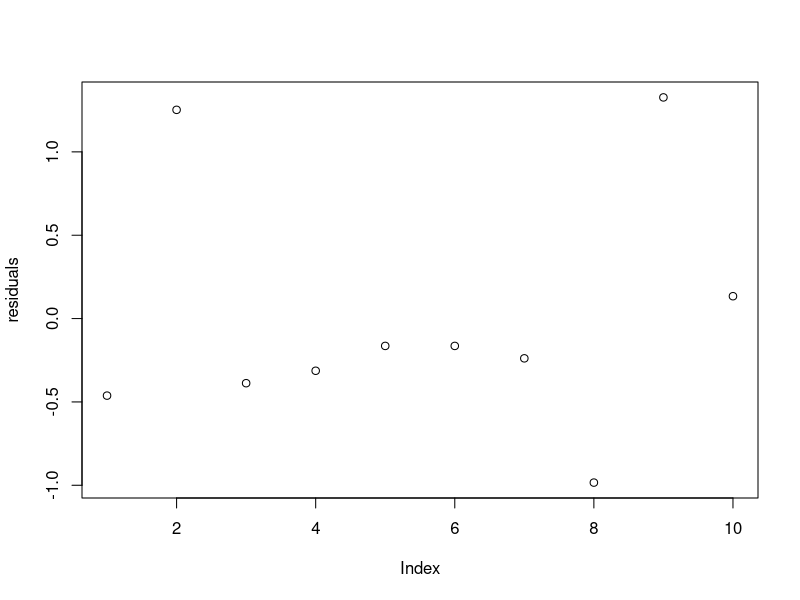
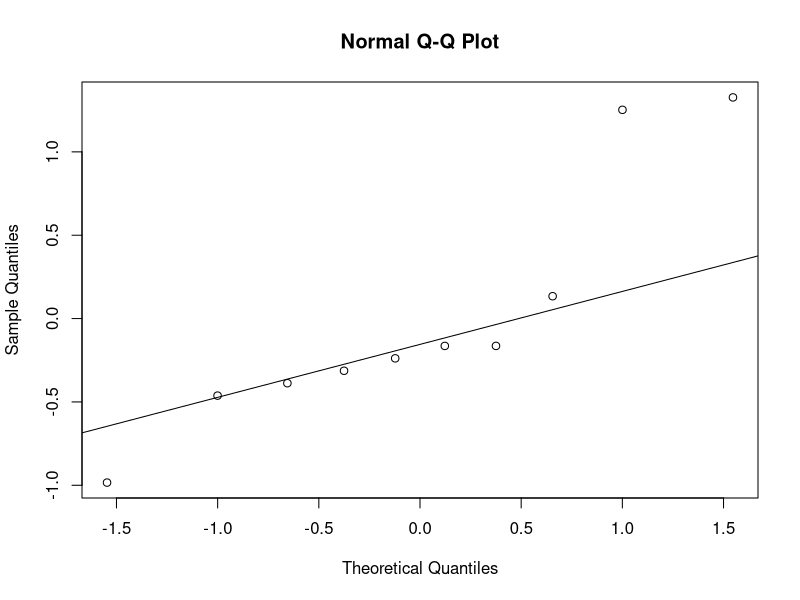
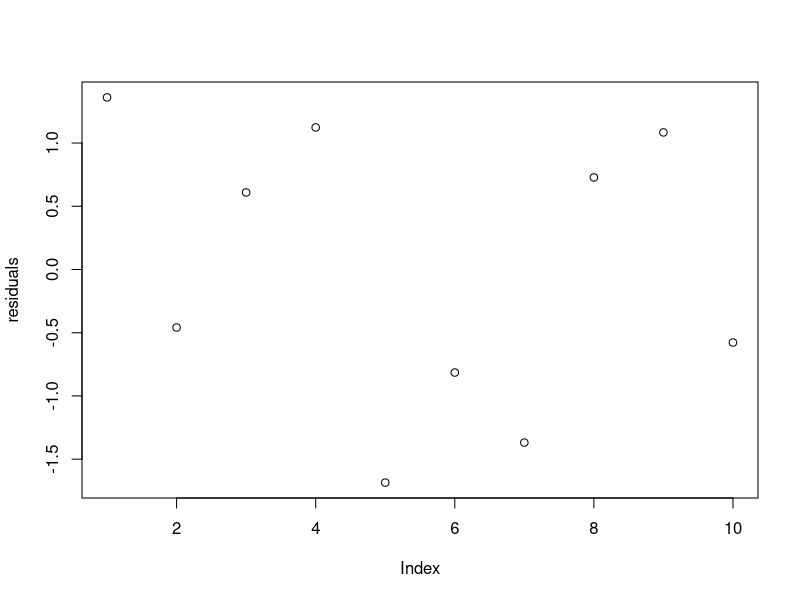
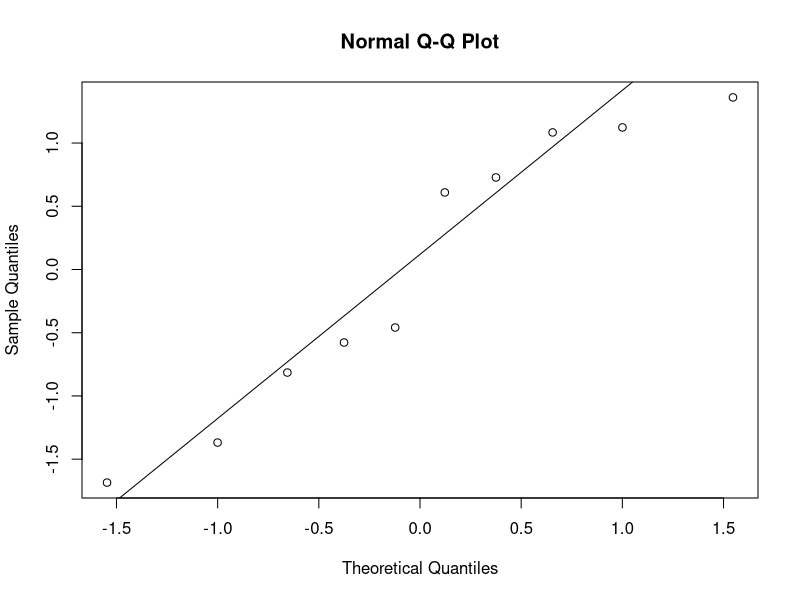
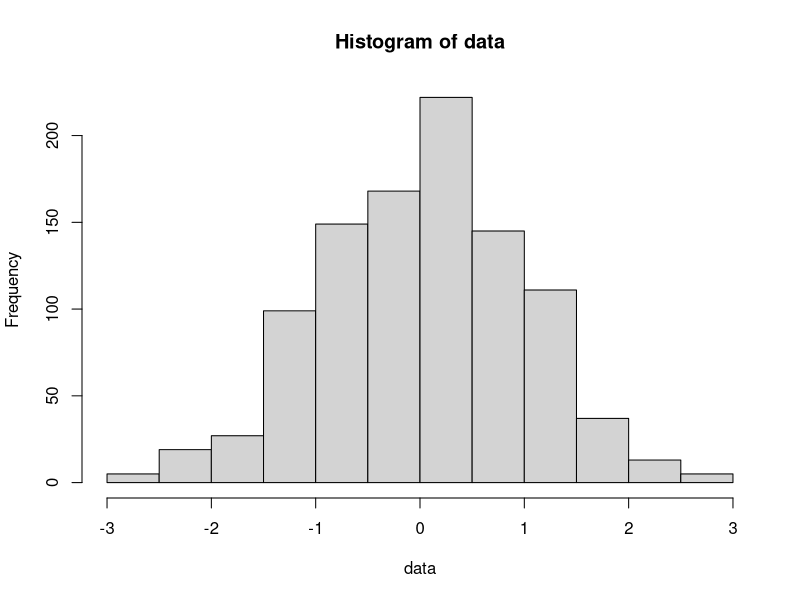

These figures' R source, in order:
## ---- chunk 1
data = c(1.8, 2.1, -3.8, -1.7, -1.3, 1.1, 1.0, 0.0, 3.3, 1.0, -0.4, -0.1, 2.3, -1.6,
         1.1, -1.3, 3.3, -4.9, -1.1, 1.9)
length(data)
mean(data)
var(data)
## ---- chunk 2
residuals = data - mean(data)
residuals
## ---- chunk 3
var = 4
discrepancy = sum((data ^ 2) / var)
discrepancy
## ---- chunk 4
alpha = 0.95
qchisq(alpha, df = length(data) - 1)
## ---- chunk 5
data = c(-0.4, 1.9, -0.3, -0.2, 0.0, 0.0, -0.1, -1.1, 2.0, 0.4)
var = 2
residuals = (data - mean(data)) / sqrt(var * (1 - 1 / length(data)))
plot(residuals)
## ---- chunk 6
qqnorm(residuals)
qqline(residuals)
## ---- chunk 7
data = c(14.0, 9.4, 12.1, 13.4, 6.3, 8.5, 7.1, 12.4, 13.3, 9.1)
## ---- chunk 8
residuals = (data - mean(data)) / (sqrt(var(data)) * (1 - 1 / length(data)))
plot(residuals)
## ---- chunk 9
qqnorm(residuals)
qqline(residuals)
## ---- chunk 10
data = c(0.11, 0.56, 0.72, 0.18, 0.26, 0.32, 0.42, 0.22, 0.96, 0.04, 0.45, 0.22, 0.08,
         0.65, 0.32, 0.88, 0.76, 0.32, 0.21, 0.80)
sort(data)
## ---- chunk 11
alpha = 0.95
cutoff = qchisq(alpha, df = 4)
p = 1 - pchisq(3.5, df = 4)
p
## ---- chunk 12
n = 1000
data = rbinom(n, 10, 0.2)
tbl = table(data)
tbl
## ---- chunk 13
binom_exp = function(num) {
  if (num == 0) {
    return(pbinom(0, 10, 0.2))
  } else {
    return(pbinom(num, 10, 0.2) - pbinom(num - 1, 10, 0.2))
  }
}

max = max(data)
count = 0
sum = 0
while (count <= max) {
  exp = binom_exp(count)
  sum = sum + (tbl[names(tbl) == count] - exp * n) ^ 2 / (exp * n)
  count = count + 1
}
p = 1 - pchisq(sum, df=length(unique(data)))
p
## ---- chunk 14
n = 1000
data = rnorm(n, 0, 1)
hist(data)
## ---- chunk 15
q0 = qnorm(0)
q1 = qnorm(0.2)
q2 = qnorm(0.4)
q3 = qnorm(0.6)
q4 = qnorm(0.8)
q5 = qnorm(1)

obs = c(
  sum(data > q0 & data <= q1),
  sum(data > q1 & data <= q2),
  sum(data > q2 & data <= q3),
  sum(data > q3 & data <= q4),
  sum(data > q4 & data <= q5)
)
obs
## ---- chunk 16
exp = 0.2 * n
test_statistic = sum((obs - exp) ^ 2) / exp
p = 1 - pchisq(test_statistic, df = 4)
p
## ---- chunk 17
x = c(16.27, 11.66, 14.05, 15.43, 18.74, 13.42, 17.39, 18.71, 11.18, 13.52, 16.74,
      5.43, 16.45, 10.75, 19.06)
y = c(10.89, 7.57, 15.39, 8.43, 12.33, 7.43, 5.56, 18.07, 0.35, 7.62)

x_bar = mean(x)
y_bar = mean(y)
mu_bar = mean(c(x, y))
mu_bar
## ---- chunk 18
suicides = c(1867,1789,1944,2094,2097,1981,1887,2024,1928,2032,1978,1859)
days = c(31,28,31,30,31,30,31,31,30,31,30,31)
suicides_per_day = sum(suicides) / sum(days)
exp = days * suicides_per_day
suicides - exp
## ---- chunk 19
test_statistic = sum((suicides - exp) ^ 2 / exp)
p = 1 - pchisq(test_statistic, df=11)
p
## ---- chunk 20
deaths = c(1668,1407,1370,1309,1341,1338,1406,1446,1332,1363,1410,1526)
days = c(31,28,31,30,31,30,31,31,30,31,30,31)
deaths_per_day = sum(deaths) / sum(days)
exp = days * deaths_per_day
deaths - exp
## ---- chunk 21
test_statistic = sum((deaths - exp) ^ 2 / exp)
p = 1 - pchisq(test_statistic, df=11)
p
## ---- chunk 22
tosses = c(9207, 8743)
total = 17950
exp = c(total * 0.5, total * 0.5)
test_statistic = sum((tosses - exp) ^ 2 / exp)
p = 1 - pchisq(test_statistic, df=1)
p
## ---- chunk 23
freq = c(100,524,1080,1126,655,105)
freq
## ---- chunk 24
exp = c(
  0.5 ^ 6,
  choose(5, 1) * 0.5 ^ 6,
  choose(5, 2) * 0.5 ^ 6,
  choose(5, 3) * 0.5 ^ 6,
  choose(5, 4) * 0.5 ^ 6,
  0.5 ^ 6
)
exp = exp * total / 5 * 2
test_statistic = sum((freq - exp) ^ 2 / exp)
p = 1 - pchisq(test_statistic, df=5)
p
